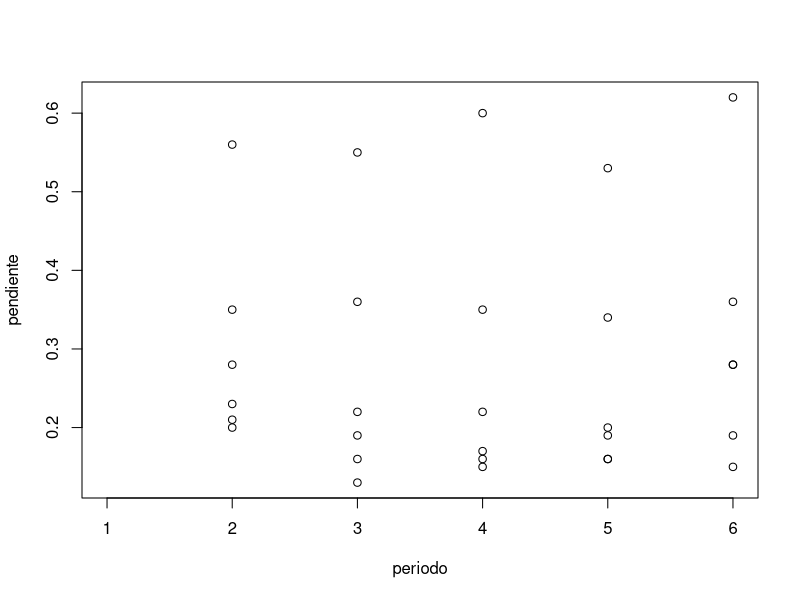
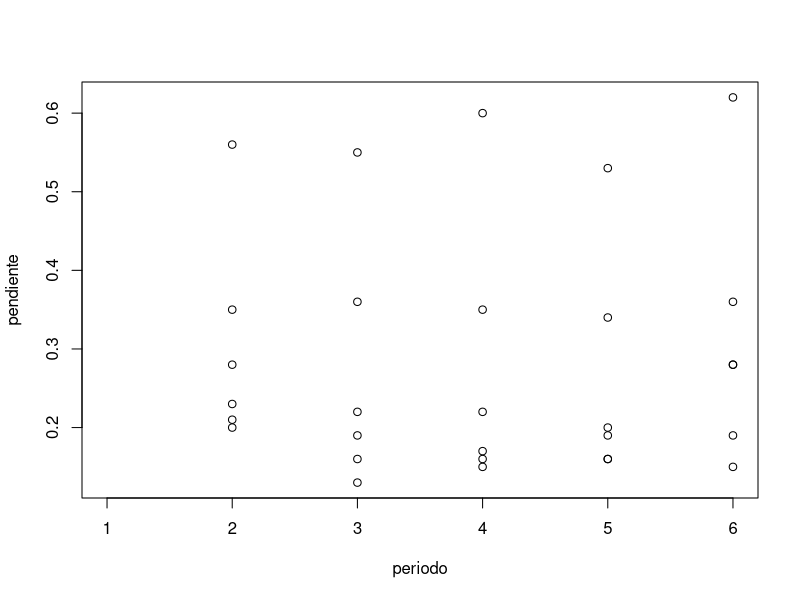
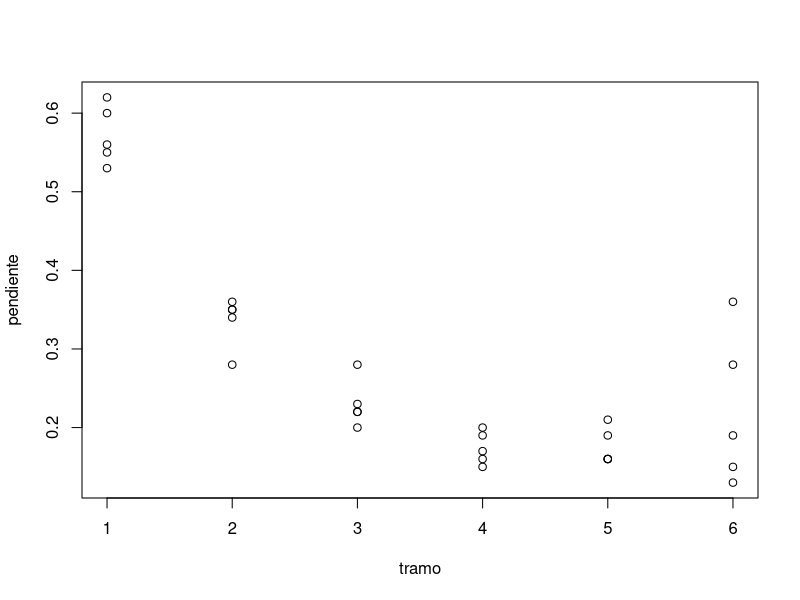

Write the R code that produced these figures, in order. (Note: this script raises an error after producing the figures.)
# Exploratory analysiss
# M. López & H. Achicanoy
# 2015

mdata <- read.csv("iniData.csv")
attach(mdata) ; class(mdata)

View(mdata)

library('ggplot2')

# ------------------------------------------------------------------------------------ #
# Grafico general sin considerar los tramos para la variable pendiente en el tiempo
# ------------------------------------------------------------------------------------ #

plot(periodo, pendiente) ## pendiente por periodo
plot(pendiente ~ periodo)
plot(pendiente ~ tramo)  ## pendiente por tramo

# ------------------------------------------------------------------------------------ #
# Graficos para analizar tendencias en el tiempo en cada variable por tramo
# ------------------------------------------------------------------------------------ #

library(zoo)
library(reshape)
library(ggplot2)
library(fitdistrplus)
library(gridExtra)
library(plyr)
library(grid)

# Graficas Variables Morfologicas (Serie temporal por tramo). Detro de cada grafico 6 series por tramo y en total 7 graficos por variable morfologica. 

m1 = qplot(periodo, pendiente, data = mdata, colour = as.factor(tramo))
m1 = m1 + geom_point(size=4)
m1 = m1 + geom_line(linetype = "dashed", size=1)
m1 = m1 + scale_x_discrete(breaks=c("1", "2", "3", "4", "5", "6"),
                      labels=c("1955-1965", "1965-1975", "1975-1985", "1985-1995", "1995-2005", "2005-2015"))
m1 = m1 + labs(colour='Tramo')
m1 = m1 + xlab('Decada') + ylab(expression('S'[0]))
m1 = m1 + theme(axis.title.y = element_text(size=24, colour = rgb(0,0,0)))
m1 = m1 + theme(axis.title.x = element_text(size=24, colour=rgb(0,0,0)))
m1 = m1 + theme(axis.text.x = element_text(size=16, colour=rgb(0,0,0)))
m1 = m1 + theme(axis.text.y = element_text(size=16, colour = rgb(0,0,0)))
m1 = m1 + theme(legend.title = element_text(colour=rgb(0,0,0), size=15 ))
m1 = m1 + theme(legend.text = element_text(colour=rgb(0,0,0), size = 13))


m2 = qplot(periodo, ancho_banca, data = mdata, colour = as.factor(tramo))
m2 = m2 + geom_point(size=4)
m2 = m2 + geom_line(linetype = "dashed", size=1)
m2 = m2 + scale_x_discrete(breaks=c("1", "2", "3", "4", "5", "6"),
                           labels=c("1955-1965", "1965-1975", "1975-1985", "1985-1995", "1995-2005", "2005-2015"))
m2 = m2 + labs(colour='Tramo')
m2 = m2 + xlab('Decada') + ylab('B')
m2 = m2 + theme(axis.title.y = element_text(size=24, colour = rgb(0,0,0)))
m2 = m2 + theme(axis.title.x = element_text(size=24, colour=rgb(0,0,0)))
m2 = m2 + theme(axis.text.x = element_text(size=16, colour=rgb(0,0,0)))
m2 = m2 + theme(axis.text.y = element_text(size=16, colour = rgb(0,0,0)))
m2 = m2 + theme(legend.title = element_text(colour=rgb(0,0,0), size=15 ))
m2 = m2 + theme(legend.text = element_text(colour=rgb(0,0,0), size = 13))


m3 = qplot(periodo, sinuosidad, data = mdata, colour = as.factor(tramo))
m3 = m3 + geom_point(size=4)
m3 = m3 + geom_line(linetype = "dashed", size=1)
m3 = m3 + scale_x_discrete(breaks=c("1", "2", "3", "4", "5", "6"),
                           labels=c("1955-1965", "1965-1975", "1975-1985", "1985-1995", "1995-2005", "2005-2015"))
m3 = m3 + labs(colour='Tramo')
m3 = m3 + xlab('Decada') + ylab('IS')
m3 = m3 + theme(axis.title.y = element_text(size=24, colour = rgb(0,0,0)))
m3 = m3 + theme(axis.title.x = element_text(size=24, colour=rgb(0,0,0)))
m3 = m3 + theme(axis.text.x = element_text(size=16, colour=rgb(0,0,0)))
m3 = m3 + theme(axis.text.y = element_text(size=16, colour = rgb(0,0,0)))
m3 = m3 + theme(legend.title = element_text(colour=rgb(0,0,0), size=15 ))
m3 = m3 + theme(legend.text = element_text(colour=rgb(0,0,0), size = 13))


m4 = qplot(periodo, amp_meandros, data = mdata, colour = as.factor(tramo))
m4 = m4 + geom_point(size=4)
m4 = m4 + geom_line(linetype = "dashed", size=1)
m4 = m4 + scale_x_discrete(breaks=c("1", "2", "3", "4", "5", "6"),
                           labels=c("1955-1965", "1965-1975", "1975-1985", "1985-1995", "1995-2005", "2005-2015"))
m4 = m4 + labs(colour='Tramo')
m4 = m4 + xlab('Decada') + ylab(expression('M'[b]))
m4 = m4 + theme(axis.title.y = element_text(size=24, colour = rgb(0,0,0)))
m4 = m4 + theme(axis.title.x = element_text(size=24, colour=rgb(0,0,0)))
m4 = m4 + theme(axis.text.x = element_text(size=16, colour=rgb(0,0,0)))
m4 = m4 + theme(axis.text.y = element_text(size=16, colour = rgb(0,0,0)))
m4 = m4 + theme(legend.title = element_text(colour=rgb(0,0,0), size=15 ))
m4 = m4 + theme(legend.text = element_text(colour=rgb(0,0,0), size = 13))


m5 = qplot(periodo, long_meandros, data = mdata, colour = as.factor(tramo))
m5 = m5 + geom_point(size=4)
m5 = m5 + geom_line(linetype = "dashed", size=1)
m5 = m5 + scale_x_discrete(breaks=c("1", "2", "3", "4", "5", "6"),
                           labels=c("1955-1965", "1965-1975", "1975-1985", "1985-1995", "1995-2005", "2005-2015"))
m5 = m5 + labs(colour='Tramo')
m5 = m5 + xlab('Decada') + ylab(expression(lambda))
m5 = m5 + theme(axis.title.y = element_text(size=24, colour = rgb(0,0,0)))
m5 = m5 + theme(axis.title.x = element_text(size=24, colour=rgb(0,0,0)))
m5 = m5 + theme(axis.text.x = element_text(size=16, colour=rgb(0,0,0)))
m5 = m5 + theme(axis.text.y = element_text(size=16, colour = rgb(0,0,0)))
m5 = m5 + theme(legend.title = element_text(colour=rgb(0,0,0), size=15 ))
m5 = m5 + theme(legend.text = element_text(colour=rgb(0,0,0), size = 13))


m6 = qplot(periodo, t_movilidad, data = mdata, colour = as.factor(tramo))
m6 = m6 + geom_point(size=4)
m6 = m6 + geom_line(linetype = "dashed", size=1)
m6 = m6 + scale_x_discrete(breaks=c("1", "2", "3", "4", "5", "6"),
                           labels=c("1955-1965", "1965-1975", "1975-1985", "1985-1995", "1995-2005", "2005-2015"))
m6 = m6 + labs(colour='Tramo')
m6 = m6 + xlab('Decada') + ylab(expression('T'[m]))
m6 = m6 + theme(axis.title.y = element_text(size=24, colour = rgb(0,0,0)))
m6 = m6 + theme(axis.title.x = element_text(size=24, colour=rgb(0,0,0)))
m6 = m6 + theme(axis.text.x = element_text(size=16, colour=rgb(0,0,0)))
m6 = m6 + theme(axis.text.y = element_text(size=16, colour = rgb(0,0,0)))
m6 = m6 + theme(legend.title = element_text(colour=rgb(0,0,0), size=15 ))
m6 = m6 + theme(legend.text = element_text(colour=rgb(0,0,0), size = 13))


m7 = qplot(periodo, t_movilidad_max, data = mdata, colour = as.factor(tramo))
m7 = m7 + geom_point(size=4)
m7 = m7 + geom_line(linetype = "dashed", size=1)
m7 = m7 + scale_x_discrete(breaks=c("1", "2", "3", "4", "5", "6"),
                           labels=c("1955-1965", "1965-1975", "1975-1985", "1985-1995", "1995-2005", "2005-2015"))
m7 = m7 + labs(colour='Tramo')
m7 = m7 + xlab('Decada') + ylab(expression('T'[mmax]))
m7 = m7 + theme(axis.title.y = element_text(size=24, colour = rgb(0,0,0)))
m7 = m7 + theme(axis.title.x = element_text(size=24, colour=rgb(0,0,0)))
m7 = m7 + theme(axis.text.x = element_text(size=16, colour=rgb(0,0,0)))
m7 = m7 + theme(axis.text.y = element_text(size=16, colour = rgb(0,0,0)))
m7 = m7 + theme(legend.title = element_text(colour=rgb(0,0,0), size=15 ))
m7 = m7 + theme(legend.text = element_text(colour=rgb(0,0,0), size = 13))

grid.arrange(m1, m2, m3, m4)
grid.arrange(m5, m6, m7)

# Graficas Variables Hidrologicas e Hidraulicas (Serie temporal por tramo). Detro de cada grafico 6 series por tramo y en total 6 graficos por variable HH.

h1 = qplot(periodo, caudal_medio, data = mdata, colour = as.factor(tramo))
h1 = h1 + geom_point(size=4)
h1 = h1 + geom_line(linetype = "dashed", size=1)
h1 = h1 + scale_x_discrete(breaks=c("1", "2", "3", "4", "5", "6"),
                           labels=c("1955-1965", "1965-1975", "1975-1985", "1985-1995", "1995-2005", "2005-2015"))
h1 = h1 + labs(colour='Tramo')
h1 = h1 + xlab('Decada') + ylab(expression('Q'[m]))
h1 = h1 + theme(axis.title.y = element_text(size=24, colour = rgb(0,0,0)))
h1 = h1 + theme(axis.title.x = element_text(size=24, colour=rgb(0,0,0)))
h1 = h1 + theme(axis.text.x = element_text(size=16, colour=rgb(0,0,0)))
h1 = h1 + theme(axis.text.y = element_text(size=16, colour = rgb(0,0,0)))
h1 = h1 + theme(legend.title = element_text(colour=rgb(0,0,0), size=15 ))
h1 = h1 + theme(legend.text = element_text(colour=rgb(0,0,0), size = 13))


h2 = qplot(periodo, caudal_maximo, data = mdata, colour = as.factor(tramo))
h2 = h2 + geom_point(size=4)
h2 = h2 + geom_line(linetype = "dashed", size=1)
h2 = h2 + scale_x_discrete(breaks=c("1", "2", "3", "4", "5", "6"),
                           labels=c("1955-1965", "1965-1975", "1975-1985", "1985-1995", "1995-2005", "2005-2015"))
h2 = h2 + labs(colour='Tramo')
h2 = h2 + xlab('Decada') + ylab(expression('Q'[max]))
h2 = h2 + theme(axis.title.y = element_text(size=24, colour = rgb(0,0,0)))
h2 = h2 + theme(axis.title.x = element_text(size=24, colour=rgb(0,0,0)))
h2 = h2 + theme(axis.text.x = element_text(size=16, colour=rgb(0,0,0)))
h2 = h2 + theme(axis.text.y = element_text(size=16, colour = rgb(0,0,0)))
h2 = h2 + theme(legend.title = element_text(colour=rgb(0,0,0), size=15 ))
h2 = h2 + theme(legend.text = element_text(colour=rgb(0,0,0), size = 13))


h3 = qplot(periodo, caudal_50, data = mdata, colour = as.factor(tramo))
h3 = h3 + geom_point(size=4)
h3 = h3 + geom_line(linetype = "dashed", size=1)
h3 = h3 + scale_x_discrete(breaks=c("1", "2", "3", "4", "5", "6"),
                           labels=c("1955-1965", "1965-1975", "1975-1985", "1985-1995", "1995-2005", "2005-2015"))
h3 = h3 + labs(colour='Tramo')
h3 = h3 + xlab('Decada') + ylab(expression('Q'[50]))
h3 = h3 + theme(axis.title.y = element_text(size=24, colour = rgb(0,0,0)))
h3 = h3 + theme(axis.title.x = element_text(size=24, colour=rgb(0,0,0)))
h3 = h3 + theme(axis.text.x = element_text(size=16, colour=rgb(0,0,0)))
h3 = h3 + theme(axis.text.y = element_text(size=16, colour = rgb(0,0,0)))
h3 = h3 + theme(legend.title = element_text(colour=rgb(0,0,0), size=15 ))
h3 = h3 + theme(legend.text = element_text(colour=rgb(0,0,0), size = 13))


h4 = qplot(periodo, caudal_banca, data = mdata, colour = as.factor(tramo))
h4 = h4 + geom_point(size=4)
h4 = h4 + geom_line(linetype = "dashed", size=1)
h4 = h4 + scale_x_discrete(breaks=c("1", "2", "3", "4", "5", "6"),
                           labels=c("1955-1965", "1965-1975", "1975-1985", "1985-1995", "1995-2005", "2005-2015"))
h4 = h4 + labs(colour='Tramo')
h4 = h4 + xlab('Decada') + ylab(expression('Q'[bl]))
h4 = h4 + theme(axis.title.y = element_text(size=24, colour = rgb(0,0,0)))
h4 = h4 + theme(axis.title.x = element_text(size=24, colour=rgb(0,0,0)))
h4 = h4 + theme(axis.text.x = element_text(size=16, colour=rgb(0,0,0)))
h4 = h4 + theme(axis.text.y = element_text(size=16, colour = rgb(0,0,0)))
h4 = h4 + theme(legend.title = element_text(colour=rgb(0,0,0), size=15 ))
h4 = h4 + theme(legend.text = element_text(colour=rgb(0,0,0), size = 13))


h5 = qplot(periodo, velocidad, data = mdata, colour = as.factor(tramo))
h5 = h5 + geom_point(size=4)
h5 = h5 + geom_line(linetype = "dashed", size=1)
h5 = h5 + scale_x_discrete(breaks=c("1", "2", "3", "4", "5", "6"),
                           labels=c("1955-1965", "1965-1975", "1975-1985", "1985-1995", "1995-2005", "2005-2015"))
h5 = h5 + labs(colour='Tramo')
h5 = h5 + xlab('Decada') + ylab(expression('V'))
h5 = h5 + theme(axis.title.y = element_text(size=24, colour = rgb(0,0,0)))
h5 = h5 + theme(axis.title.x = element_text(size=24, colour=rgb(0,0,0)))
h5 = h5 + theme(axis.text.x = element_text(size=16, colour=rgb(0,0,0)))
h5 = h5 + theme(axis.text.y = element_text(size=16, colour = rgb(0,0,0)))
h5 = h5 + theme(legend.title = element_text(colour=rgb(0,0,0), size=15 ))
h5 = h5 + theme(legend.text = element_text(colour=rgb(0,0,0), size = 13))


h6 = qplot(periodo, ancho_superficial, data = mdata, colour = as.factor(tramo))
h6 = h6 + geom_point(size=4)
h6 = h6 + geom_line(linetype = "dashed", size=1)
h6 = h6 + scale_x_discrete(breaks=c("1", "2", "3", "4", "5", "6"),
                           labels=c("1955-1965", "1965-1975", "1975-1985", "1985-1995", "1995-2005", "2005-2015"))
h6 = h6 + labs(colour='Tramo')
h6 = h6 + xlab('Decada') + ylab(expression('B'[s]))
h6 = h6 + theme(axis.title.y = element_text(size=24, colour = rgb(0,0,0)))
h6 = h6 + theme(axis.title.x = element_text(size=24, colour=rgb(0,0,0)))
h6 = h6 + theme(axis.text.x = element_text(size=16, colour=rgb(0,0,0)))
h6 = h6 + theme(axis.text.y = element_text(size=16, colour = rgb(0,0,0)))
h6 = h6 + theme(legend.title = element_text(colour=rgb(0,0,0), size=15 ))
h6 = h6 + theme(legend.text = element_text(colour=rgb(0,0,0), size = 13))

grid.arrange(h1, h2, h3, h4, h5, h6)

# Graficas Variables Sedimentologicas (Serie temporal por tramo). Detro de cada grafico 6 series por tramo y en total 4 graficos por variable Sedimentologica.

s1 = qplot(periodo, diametro_promedio, data = mdata, colour = as.factor(tramo))
s1 = s1 + geom_point(size=4)
s1 = s1 + geom_line(linetype = "dashed", size=1)
s1 = s1 + scale_x_discrete(breaks=c("1", "2", "3", "4", "5", "6"),
                           labels=c("1955-1965", "1965-1975", "1975-1985", "1985-1995", "1995-2005", "2005-2015"))
s1 = s1 + labs(colour='Tramo')
s1 = s1 + xlab('Decada') + ylab(expression('d'[50]))
s1 = s1 + theme(axis.title.y = element_text(size=24, colour = rgb(0,0,0)))
s1 = s1 + theme(axis.title.x = element_text(size=24, colour=rgb(0,0,0)))
s1 = s1 + theme(axis.text.x = element_text(size=16, colour=rgb(0,0,0)))
s1 = s1 + theme(axis.text.y = element_text(size=16, colour = rgb(0,0,0)))
s1 = s1 + theme(legend.title = element_text(colour=rgb(0,0,0), size=15 ))
s1 = s1 + theme(legend.text = element_text(colour=rgb(0,0,0), size = 13))


s2 = qplot(periodo, dev_granulometrica, data = mdata, colour = as.factor(tramo))
s2 = s2 + geom_point(size=4)
s2 = s2 + geom_line(linetype = "dashed", size=1)
s2 = s2 + scale_x_discrete(breaks=c("1", "2", "3", "4", "5", "6"),
                           labels=c("1955-1965", "1965-1975", "1975-1985", "1985-1995", "1995-2005", "2005-2015"))
s2 = s2 + labs(colour='Tramo')
s2 = s2 + xlab('Decada') + ylab(expression(sigma[50]))
s2 = s2 + theme(axis.title.y = element_text(size=24, colour = rgb(0,0,0)))
s2 = s2 + theme(axis.title.x = element_text(size=24, colour=rgb(0,0,0)))
s2 = s2 + theme(axis.text.x = element_text(size=16, colour=rgb(0,0,0)))
s2 = s2 + theme(axis.text.y = element_text(size=16, colour = rgb(0,0,0)))
s2 = s2 + theme(legend.title = element_text(colour=rgb(0,0,0), size=15 ))
s2 = s2 + theme(legend.text = element_text(colour=rgb(0,0,0), size = 13))


s3 = qplot(periodo, coef_uniformidad, data = mdata, colour = as.factor(tramo))
s3 = s3 + geom_point(size=4)
s3 = s3 + geom_line(linetype = "dashed", size=1)
s3 = s3 + scale_x_discrete(breaks=c("1", "2", "3", "4", "5", "6"),
                           labels=c("1955-1965", "1965-1975", "1975-1985", "1985-1995", "1995-2005", "2005-2015"))
s3 = s3 + labs(colour='Tramo')
s3 = s3 + xlab('Decada') + ylab(expression('C'[u]))
s3 = s3 + theme(axis.title.y = element_text(size=24, colour = rgb(0,0,0)))
s3 = s3 + theme(axis.title.x = element_text(size=24, colour=rgb(0,0,0)))
s3 = s3 + theme(axis.text.x = element_text(size=16, colour=rgb(0,0,0)))
s3 = s3 + theme(axis.text.y = element_text(size=16, colour = rgb(0,0,0)))
s3 = s3 + theme(legend.title = element_text(colour=rgb(0,0,0), size=15 ))
s3 = s3 + theme(legend.text = element_text(colour=rgb(0,0,0), size = 13))


s4 = qplot(periodo, carga_media, data = mdata, colour = as.factor(tramo))
s4 = s4 + geom_point(size=4)
s4 = s4 + geom_line(linetype = "dashed", size=1)
s4 = s4 + scale_x_discrete(breaks=c("1", "2", "3", "4", "5", "6"),
                           labels=c("1955-1965", "1965-1975", "1975-1985", "1985-1995", "1995-2005", "2005-2015"))
s4 = s4 + labs(colour='Tramo')
s4 = s4 + xlab('Decada') + ylab(expression('S'[b]))
s4 = s4 + theme(axis.title.y = element_text(size=24, colour = rgb(0,0,0)))
s4 = s4 + theme(axis.title.x = element_text(size=24, colour=rgb(0,0,0)))
s4 = s4 + theme(axis.text.x = element_text(size=16, colour=rgb(0,0,0)))
s4 = s4 + theme(axis.text.y = element_text(size=16, colour = rgb(0,0,0)))
s4 = s4 + theme(legend.title = element_text(colour=rgb(0,0,0), size=15 ))
s4 = s4 + theme(legend.text = element_text(colour=rgb(0,0,0), size = 13))

grid.arrange(s1, s2, s3, s4)

# ------------------------------------------------------------------------------------ #
# Graficos para analizar tendencias en el espacio en cada variable por periodo
# ------------------------------------------------------------------------------------ #
  
# Graficas Variables Morfologicas. Detro de cada grafico 6 series por periodo y en total 7 graficos por variable morfologica. 

mr1 = qplot(tramo, pendiente, data = mdata, colour = as.factor(periodo))
mr1 = mr1 + geom_point(size=4)
mr1 = mr1 + geom_line(linetype = "dashed", size=1)
mr1 = mr1 + scale_x_continuous(breaks=1:6)
mr1 = mr1 + labs(colour='Periodo')
mr1 = mr1 + scale_colour_discrete(name="Periodo",
                         breaks=c("1", "2", "3", "4", "5", "6"),
                         labels=c("1955-1965", "1965-1975", "1975-1985", "1985-1995", "1995-2005", "2005-2015"))
mr1 = mr1 + guides(colour = guide_legend(keywidth = 2, keyheight = 1))
mr1 = mr1 + xlab('Tramo del cauce') + ylab(expression('S'[0]))
mr1 = mr1 + theme(axis.title.y = element_text(size=24, colour = rgb(0,0,0)))
mr1 = mr1 + theme(axis.title.x = element_text(size=24, colour=rgb(0,0,0)))
mr1 = mr1 + theme(axis.text.x = element_text(size=16, colour=rgb(0,0,0)))
mr1 = mr1 + theme(axis.text.y = element_text(size=16, colour = rgb(0,0,0)))
mr1 = mr1 + theme(legend.title = element_text(colour=rgb(0,0,0), size=15 ))
mr1 = mr1 + theme(legend.text = element_text(colour=rgb(0,0,0), size = 13))


mr2 = qplot(tramo, ancho_banca, data = mdata, colour = as.factor(periodo))
mr2 = mr2 + geom_point(size=4)
mr2 = mr2 + geom_line(linetype = "dashed", size=1)
mr2 = mr2 + scale_x_continuous(breaks=1:6)
mr2 = mr2 + labs(colour='Periodo')
mr2 = mr2 + scale_colour_discrete(name="Periodo",
                                  breaks=c("1", "2", "3", "4", "5", "6"),
                                  labels=c("1955-1965", "1965-1975", "1975-1985", "1985-1995", "1995-2005", "2005-2015"))
mr2 = mr2 + guides(colour = guide_legend(keywidth = 2, keyheight = 1))
mr2 = mr2 + xlab('Tramo del cauce') + ylab(expression('B'))
mr2 = mr2 + theme(axis.title.y = element_text(size=24, colour = rgb(0,0,0)))
mr2 = mr2 + theme(axis.title.x = element_text(size=24, colour=rgb(0,0,0)))
mr2 = mr2 + theme(axis.text.x = element_text(size=16, colour=rgb(0,0,0)))
mr2 = mr2 + theme(axis.text.y = element_text(size=16, colour = rgb(0,0,0)))
mr2 = mr2 + theme(legend.title = element_text(colour=rgb(0,0,0), size=15 ))
mr2 = mr2 + theme(legend.text = element_text(colour=rgb(0,0,0), size = 13))


mr3 = qplot(tramo, sinuosidad, data = mdata, colour = as.factor(periodo))
mr3 = mr3 + geom_point(size=4)
mr3 = mr3 + geom_line(linetype = "dashed", size=1)
mr3 = mr3 + scale_x_continuous(breaks=1:6)
mr3 = mr3 + labs(colour='Periodo')
mr3 = mr3 + scale_colour_discrete(name="Periodo",
                                  breaks=c("1", "2", "3", "4", "5", "6"),
                                  labels=c("1955-1965", "1965-1975", "1975-1985", "1985-1995", "1995-2005", "2005-2015"))
mr3 = mr3 + guides(colour = guide_legend(keywidth = 2, keyheight = 1))
mr3 = mr3 + xlab('Tramo del cauce') + ylab(expression('IS'))
mr3 = mr3 + theme(axis.title.y = element_text(size=24, colour = rgb(0,0,0)))
mr3 = mr3 + theme(axis.title.x = element_text(size=24, colour=rgb(0,0,0)))
mr3 = mr3 + theme(axis.text.x = element_text(size=16, colour=rgb(0,0,0)))
mr3 = mr3 + theme(axis.text.y = element_text(size=16, colour = rgb(0,0,0)))
mr3 = mr3 + theme(legend.title = element_text(colour=rgb(0,0,0), size=15 ))
mr3 = mr3 + theme(legend.text = element_text(colour=rgb(0,0,0), size = 13))


mr4 = qplot(tramo, amp_meandros, data = mdata, colour = as.factor(periodo))
mr4 = mr4 + geom_point(size=4)
mr4 = mr4 + geom_line(linetype = "dashed", size=1)
mr4 = mr4 + scale_x_continuous(breaks=1:6)
mr4 = mr4 + labs(colour='Periodo')
mr4 = mr4 + scale_colour_discrete(name="Periodo",
                                  breaks=c("1", "2", "3", "4", "5", "6"),
                                  labels=c("1955-1965", "1965-1975", "1975-1985", "1985-1995", "1995-2005", "2005-2015"))
mr4 = mr4 + guides(colour = guide_legend(keywidth = 2, keyheight = 1))
mr4 = mr4 + xlab('Tramo del cauce') + ylab(expression('M'[b]))
mr4 = mr4 + theme(axis.title.y = element_text(size=24, colour = rgb(0,0,0)))
mr4 = mr4 + theme(axis.title.x = element_text(size=24, colour=rgb(0,0,0)))
mr4 = mr4 + theme(axis.text.x = element_text(size=16, colour=rgb(0,0,0)))
mr4 = mr4 + theme(axis.text.y = element_text(size=16, colour = rgb(0,0,0)))
mr4 = mr4 + theme(legend.title = element_text(colour=rgb(0,0,0), size=15 ))
mr4 = mr4 + theme(legend.text = element_text(colour=rgb(0,0,0), size = 13))


mr5 = qplot(tramo, long_meandros, data = mdata, colour = as.factor(periodo))
mr5 = mr5 + geom_point(size=4)
mr5 = mr5 + geom_line(linetype = "dashed", size=1)
mr5 = mr5 + scale_x_continuous(breaks=1:6)
mr5 = mr5 + labs(colour='Periodo')
mr5 = mr5 + scale_colour_discrete(name="Periodo",
                                  breaks=c("1", "2", "3", "4", "5", "6"),
                                  labels=c("1955-1965", "1965-1975", "1975-1985", "1985-1995", "1995-2005", "2005-2015"))
mr5 = mr5 + guides(colour = guide_legend(keywidth = 2, keyheight = 1))
mr5 = mr5 + xlab('Tramo del cauce') + ylab(expression(lambda))
mr5 = mr5 + theme(axis.title.y = element_text(size=24, colour = rgb(0,0,0)))
mr5 = mr5 + theme(axis.title.x = element_text(size=24, colour=rgb(0,0,0)))
mr5 = mr5 + theme(axis.text.x = element_text(size=16, colour=rgb(0,0,0)))
mr5 = mr5 + theme(axis.text.y = element_text(size=16, colour = rgb(0,0,0)))
mr5 = mr5 + theme(legend.title = element_text(colour=rgb(0,0,0), size=15 ))
mr5 = mr5 + theme(legend.text = element_text(colour=rgb(0,0,0), size = 13))


mr6 = qplot(tramo, t_movilidad, data = mdata, colour = as.factor(periodo))
mr6 = mr6 + geom_point(size=4)
mr6 = mr6 + geom_line(linetype = "dashed", size=1)
mr6 = mr6 + scale_x_continuous(breaks=1:6)
mr6 = mr6 + labs(colour='Periodo')
mr6 = mr6 + scale_colour_discrete(name="Periodo",
                                  breaks=c("1", "2", "3", "4", "5", "6"),
                                  labels=c("1955-1965", "1965-1975", "1975-1985", "1985-1995", "1995-2005", "2005-2015"))
mr6 = mr6 + guides(colour = guide_legend(keywidth = 2, keyheight = 1))
mr6 = mr6 + xlab('Tramo del cauce') + ylab(expression('T'[m]))
mr6 = mr6 + theme(axis.title.y = element_text(size=24, colour = rgb(0,0,0)))
mr6 = mr6 + theme(axis.title.x = element_text(size=24, colour=rgb(0,0,0)))
mr6 = mr6 + theme(axis.text.x = element_text(size=16, colour=rgb(0,0,0)))
mr6 = mr6 + theme(axis.text.y = element_text(size=16, colour = rgb(0,0,0)))
mr6 = mr6 + theme(legend.title = element_text(colour=rgb(0,0,0), size=15 ))
mr6 = mr6 + theme(legend.text = element_text(colour=rgb(0,0,0), size = 13))


mr7 = qplot(tramo, t_movilidad_max, data = mdata, colour = as.factor(periodo))
mr7 = mr7 + geom_point(size=4)
mr7 = mr7 + geom_line(linetype = "dashed", size=1)
mr7 = mr7 + scale_x_continuous(breaks=1:6)
mr7 = mr7 + labs(colour='Periodo')
mr7 = mr7 + scale_colour_discrete(name="Periodo",
                                  breaks=c("1", "2", "3", "4", "5", "6"),
                                  labels=c("1955-1965", "1965-1975", "1975-1985", "1985-1995", "1995-2005", "2005-2015"))
mr7 = mr7 + guides(colour = guide_legend(keywidth = 2, keyheight = 1))
mr7 = mr7 + xlab('Tramo del cauce') + ylab(expression('T'[mmax]))
mr7 = mr7 + theme(axis.title.y = element_text(size=24, colour = rgb(0,0,0)))
mr7 = mr7 + theme(axis.title.x = element_text(size=24, colour=rgb(0,0,0)))
mr7 = mr7 + theme(axis.text.x = element_text(size=16, colour=rgb(0,0,0)))
mr7 = mr7 + theme(axis.text.y = element_text(size=16, colour = rgb(0,0,0)))
mr7 = mr7 + theme(legend.title = element_text(colour=rgb(0,0,0), size=15 ))
mr7 = mr7 + theme(legend.text = element_text(colour=rgb(0,0,0), size = 13))

grid.arrange(mr1, mr2, mr3, mr4)
grid.arrange(mr5, mr6, mr7)

# Graficas Variables Hidrol?gicas e Hidr?ulicas (Serie temporal por tramo). Detro de cada grafico 6 series por tramo y en total 6 graficos por variable HH.

hr1 = qplot(tramo, caudal_medio, data = mdata, colour = as.factor(periodo))
hr1 = hr1 + geom_point(size=4)
hr1 = hr1 + geom_line(linetype = "dashed", size=1)
hr1 = hr1 + scale_x_continuous(breaks=1:6)
hr1 = hr1 + labs(colour='Periodo')
hr1 = hr1 + scale_colour_discrete(name="Periodo",
                                  breaks=c("1", "2", "3", "4", "5", "6"),
                                  labels=c("1955-1965", "1965-1975", "1975-1985", "1985-1995", "1995-2005", "2005-2015"))
hr1 = hr1 + guides(colour = guide_legend(keywidth = 2, keyheight = 1))
hr1 = hr1 + xlab('Tramo del cauce') + ylab(expression('Q'[m]))
hr1 = hr1 + theme(axis.title.y = element_text(size=24, colour = rgb(0,0,0)))
hr1 = hr1 + theme(axis.title.x = element_text(size=24, colour=rgb(0,0,0)))
hr1 = hr1 + theme(axis.text.x = element_text(size=16, colour=rgb(0,0,0)))
hr1 = hr1 + theme(axis.text.y = element_text(size=16, colour = rgb(0,0,0)))
hr1 = hr1 + theme(legend.title = element_text(colour=rgb(0,0,0), size=15 ))
hr1 = hr1 + theme(legend.text = element_text(colour=rgb(0,0,0), size = 13))


hr2 = qplot(tramo, caudal_maximo, data = mdata, colour = as.factor(periodo))
hr2 = hr2 + geom_point(size=4)
hr2 = hr2 + geom_line(linetype = "dashed", size=1)
hr2 = hr2 + scale_x_continuous(breaks=1:6)
hr2 = hr2 + labs(colour='Periodo')
hr2 = hr2 + scale_colour_discrete(name="Periodo",
                                  breaks=c("1", "2", "3", "4", "5", "6"),
                                  labels=c("1955-1965", "1965-1975", "1975-1985", "1985-1995", "1995-2005", "2005-2015"))
hr2 = hr2 + guides(colour = guide_legend(keywidth = 2, keyheight = 1))
hr2 = hr2 + xlab('Tramo del cauce') + ylab(expression('Q'[max]))
hr2 = hr2 + theme(axis.title.y = element_text(size=24, colour = rgb(0,0,0)))
hr2 = hr2 + theme(axis.title.x = element_text(size=24, colour=rgb(0,0,0)))
hr2 = hr2 + theme(axis.text.x = element_text(size=16, colour=rgb(0,0,0)))
hr2 = hr2 + theme(axis.text.y = element_text(size=16, colour = rgb(0,0,0)))
hr2 = hr2 + theme(legend.title = element_text(colour=rgb(0,0,0), size=15 ))
hr2 = hr2 + theme(legend.text = element_text(colour=rgb(0,0,0), size = 13))


hr3 = qplot(tramo, caudal_50, data = mdata, colour = as.factor(periodo))
hr3 = hr3 + geom_point(size=4)
hr3 = hr3 + geom_line(linetype = "dashed", size=1)
hr3 = hr3 + scale_x_continuous(breaks=1:6)
hr3 = hr3 + labs(colour='Periodo')
hr3 = hr3 + scale_colour_discrete(name="Periodo",
                                  breaks=c("1", "2", "3", "4", "5", "6"),
                                  labels=c("1955-1965", "1965-1975", "1975-1985", "1985-1995", "1995-2005", "2005-2015"))
hr3 = hr3 + guides(colour = guide_legend(keywidth = 2, keyheight = 1))
hr3 = hr3 + xlab('Tramo del cauce') + ylab(expression('Q'[50]))
hr3 = hr3 + theme(axis.title.y = element_text(size=24, colour = rgb(0,0,0)))
hr3 = hr3 + theme(axis.title.x = element_text(size=24, colour=rgb(0,0,0)))
hr3 = hr3 + theme(axis.text.x = element_text(size=16, colour=rgb(0,0,0)))
hr3 = hr3 + theme(axis.text.y = element_text(size=16, colour = rgb(0,0,0)))
hr3 = hr3 + theme(legend.title = element_text(colour=rgb(0,0,0), size=15 ))
hr3 = hr3 + theme(legend.text = element_text(colour=rgb(0,0,0), size = 13))


hr4 = qplot(tramo, caudal_banca, data = mdata, colour = as.factor(periodo))
hr4 = hr4 + geom_point(size=4)
hr4 = hr4 + geom_line(linetype = "dashed", size=1)
hr4 = hr4 + scale_x_continuous(breaks=1:6)
hr4 = hr4 + labs(colour='Periodo')
hr4 = hr4 + scale_colour_discrete(name="Periodo",
                                  breaks=c("1", "2", "3", "4", "5", "6"),
                                  labels=c("1955-1965", "1965-1975", "1975-1985", "1985-1995", "1995-2005", "2005-2015"))
hr4 = hr4 + guides(colour = guide_legend(keywidth = 2, keyheight = 1))
hr4 = hr4 + xlab('Tramo del cauce') + ylab(expression('Q'[bl]))
hr4 = hr4 + theme(axis.title.y = element_text(size=24, colour = rgb(0,0,0)))
hr4 = hr4 + theme(axis.title.x = element_text(size=24, colour=rgb(0,0,0)))
hr4 = hr4 + theme(axis.text.x = element_text(size=16, colour=rgb(0,0,0)))
hr4 = hr4 + theme(axis.text.y = element_text(size=16, colour = rgb(0,0,0)))
hr4 = hr4 + theme(legend.title = element_text(colour=rgb(0,0,0), size=15 ))
hr4 = hr4 + theme(legend.text = element_text(colour=rgb(0,0,0), size = 13))


hr5 = qplot(tramo, velocidad, data = mdata, colour = as.factor(periodo))
hr5 = hr5 + geom_point(size=4)
hr5 = hr5 + geom_line(linetype = "dashed", size=1)
hr5 = hr5 + scale_x_continuous(breaks=1:6)
hr5 = hr5 + labs(colour='Periodo')
hr5 = hr5 + scale_colour_discrete(name="Periodo",
                                  breaks=c("1", "2", "3", "4", "5", "6"),
                                  labels=c("1955-1965", "1965-1975", "1975-1985", "1985-1995", "1995-2005", "2005-2015"))
hr5 = hr5 + guides(colour = guide_legend(keywidth = 2, keyheight = 1))
hr5 = hr5 + xlab('Tramo del cauce') + ylab(expression('V'))
hr5 = hr5 + theme(axis.title.y = element_text(size=24, colour = rgb(0,0,0)))
hr5 = hr5 + theme(axis.title.x = element_text(size=24, colour=rgb(0,0,0)))
hr5 = hr5 + theme(axis.text.x = element_text(size=16, colour=rgb(0,0,0)))
hr5 = hr5 + theme(axis.text.y = element_text(size=16, colour = rgb(0,0,0)))
hr5 = hr5 + theme(legend.title = element_text(colour=rgb(0,0,0), size=15 ))
hr5 = hr5 + theme(legend.text = element_text(colour=rgb(0,0,0), size = 13))


hr6 = qplot(tramo, ancho_superficial, data = mdata, colour = as.factor(periodo))
hr6 = hr6 + geom_point(size=4)
hr6 = hr6 + geom_line(linetype = "dashed", size=1)
hr6 = hr6 + scale_x_continuous(breaks=1:6)
hr6 = hr6 + labs(colour='Periodo')
hr6 = hr6 + scale_colour_discrete(name="Periodo",
                                  breaks=c("1", "2", "3", "4", "5", "6"),
                                  labels=c("1955-1965", "1965-1975", "1975-1985", "1985-1995", "1995-2005", "2005-2015"))
hr6 = hr6 + guides(colour = guide_legend(keywidth = 2, keyheight = 1))
hr6 = hr6 + xlab('Tramo del cauce') + ylab(expression('B'[s]))
hr6 = hr6 + theme(axis.title.y = element_text(size=24, colour = rgb(0,0,0)))
hr6 = hr6 + theme(axis.title.x = element_text(size=24, colour=rgb(0,0,0)))
hr6 = hr6 + theme(axis.text.x = element_text(size=16, colour=rgb(0,0,0)))
hr6 = hr6 + theme(axis.text.y = element_text(size=16, colour = rgb(0,0,0)))
hr6 = hr6 + theme(legend.title = element_text(colour=rgb(0,0,0), size=15 ))
hr6 = hr6 + theme(legend.text = element_text(colour=rgb(0,0,0), size = 13))

grid.arrange(hr1, hr2, hr3, hr4, hr5, hr6)

# Graficas Variables Sedimentol?gicas (Serie temporal por tramo). Detro de cada grafico 6 series por tramo y en total 4 graficos por variable Sedimentologica.

sr1 = qplot(tramo, diametro_promedio, data = mdata, colour = as.factor(periodo))
sr1 = sr1 + geom_point(size=4)
sr1 = sr1 + geom_line(linetype = "dashed", size=1)
sr1 = sr1 + scale_x_continuous(breaks=1:6)
sr1 = sr1 + labs(colour='Periodo')
sr1 = sr1 + scale_colour_discrete(name="Periodo",
                                  breaks=c("1", "2", "3", "4", "5", "6"),
                                  labels=c("1955-1965", "1965-1975", "1975-1985", "1985-1995", "1995-2005", "2005-2015"))
sr1 = sr1 + guides(colour = guide_legend(keywidth = 2, keyheight = 1))
sr1 = sr1 + xlab('Tramo del cauce') + ylab(expression('d'[50]))
sr1 = sr1 + theme(axis.title.y = element_text(size=24, colour = rgb(0,0,0)))
sr1 = sr1 + theme(axis.title.x = element_text(size=24, colour=rgb(0,0,0)))
sr1 = sr1 + theme(axis.text.x = element_text(size=16, colour=rgb(0,0,0)))
sr1 = sr1 + theme(axis.text.y = element_text(size=16, colour = rgb(0,0,0)))
sr1 = sr1 + theme(legend.title = element_text(colour=rgb(0,0,0), size=15 ))
sr1 = sr1 + theme(legend.text = element_text(colour=rgb(0,0,0), size = 13))


sr2 = qplot(tramo, dev_granulometrica, data = mdata, colour = as.factor(periodo))
sr2 = sr2 + geom_point(size=4)
sr2 = sr2 + geom_line(linetype = "dashed", size=1)
sr2 = sr2 + scale_x_continuous(breaks=1:6)
sr2 = sr2 + labs(colour='Periodo')
sr2 = sr2 + scale_colour_discrete(name="Periodo",
                                  breaks=c("1", "2", "3", "4", "5", "6"),
                                  labels=c("1955-1965", "1965-1975", "1975-1985", "1985-1995", "1995-2005", "2005-2015"))
sr2 = sr2 + guides(colour = guide_legend(keywidth = 2, keyheight = 1))
sr2 = sr2 + xlab('Tramo del cauce') + ylab(expression(sigma[50]))
sr2 = sr2 + theme(axis.title.y = element_text(size=24, colour = rgb(0,0,0)))
sr2 = sr2 + theme(axis.title.x = element_text(size=24, colour=rgb(0,0,0)))
sr2 = sr2 + theme(axis.text.x = element_text(size=16, colour=rgb(0,0,0)))
sr2 = sr2 + theme(axis.text.y = element_text(size=16, colour = rgb(0,0,0)))
sr2 = sr2 + theme(legend.title = element_text(colour=rgb(0,0,0), size=15 ))
sr2 = sr2 + theme(legend.text = element_text(colour=rgb(0,0,0), size = 13))


sr3 = qplot(tramo, coef_uniformidad, data = mdata, colour = as.factor(periodo))
sr3 = sr3 + geom_point(size=4)
sr3 = sr3 + geom_line(linetype = "dashed", size=1)
sr3 = sr3 + scale_x_continuous(breaks=1:6)
sr3 = sr3 + labs(colour='Periodo')
sr3 = sr3 + scale_colour_discrete(name="Periodo",
                                  breaks=c("1", "2", "3", "4", "5", "6"),
                                  labels=c("1955-1965", "1965-1975", "1975-1985", "1985-1995", "1995-2005", "2005-2015"))
sr3 = sr3 + guides(colour = guide_legend(keywidth = 2, keyheight = 1))
sr3 = sr3 + xlab('Tramo del cauce') + ylab(expression('C'[u]))
sr3 = sr3 + theme(axis.title.y = element_text(size=24, colour = rgb(0,0,0)))
sr3 = sr3 + theme(axis.title.x = element_text(size=24, colour=rgb(0,0,0)))
sr3 = sr3 + theme(axis.text.x = element_text(size=16, colour=rgb(0,0,0)))
sr3 = sr3 + theme(axis.text.y = element_text(size=16, colour = rgb(0,0,0)))
sr3 = sr3 + theme(legend.title = element_text(colour=rgb(0,0,0), size=15 ))
sr3 = sr3 + theme(legend.text = element_text(colour=rgb(0,0,0), size = 13))


sr4 = qplot(tramo, carga_media, data = mdata, colour = as.factor(periodo))
sr4 = sr4 + geom_point(size=4)
sr4 = sr4 + geom_line(linetype = "dashed", size=1)
sr4 = sr4 + scale_x_continuous(breaks=1:6)
sr4 = sr4 + labs(colour='Periodo')
sr4 = sr4 + scale_colour_discrete(name="Periodo",
                                  breaks=c("1", "2", "3", "4", "5", "6"),
                                  labels=c("1955-1965", "1965-1975", "1975-1985", "1985-1995", "1995-2005", "2005-2015"))
sr4 = sr4 + guides(colour = guide_legend(keywidth = 2, keyheight = 1))
sr4 = sr4 + xlab('Tramo del cauce') + ylab(expression('S'[b]))
sr4 = sr4 + theme(axis.title.y = element_text(size=24, colour = rgb(0,0,0)))
sr4 = sr4 + theme(axis.title.x = element_text(size=24, colour=rgb(0,0,0)))
sr4 = sr4 + theme(axis.text.x = element_text(size=16, colour=rgb(0,0,0)))
sr4 = sr4 + theme(axis.text.y = element_text(size=16, colour = rgb(0,0,0)))
sr4 = sr4 + theme(legend.title = element_text(colour=rgb(0,0,0), size=15 ))
sr4 = sr4 + theme(legend.text = element_text(colour=rgb(0,0,0), size = 13))

grid.arrange(sr1, sr2, sr3, sr4)

by(mdata, mdata$tramo, summary)
by(mdata, mdata$peiodo, summary)

tapply(mdata$pendiente, mdata$tramo,mean)
tapply(mdata$ancho_banca, mdata$tramo,mean)
tapply(mdata$sinuosidad, mdata$tramo,mean)

tramo1 = subset(mdata, tramo=="1")
